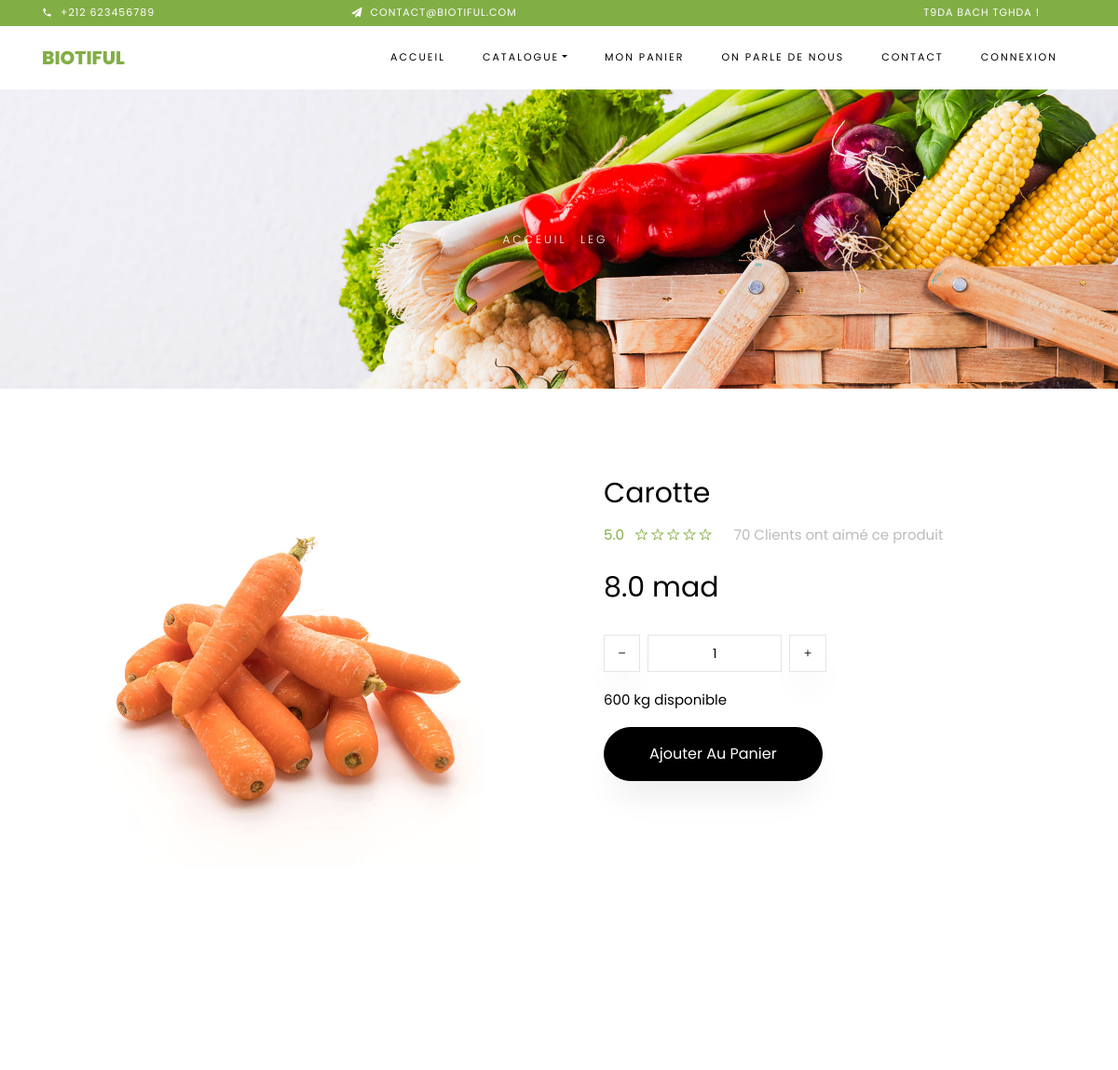
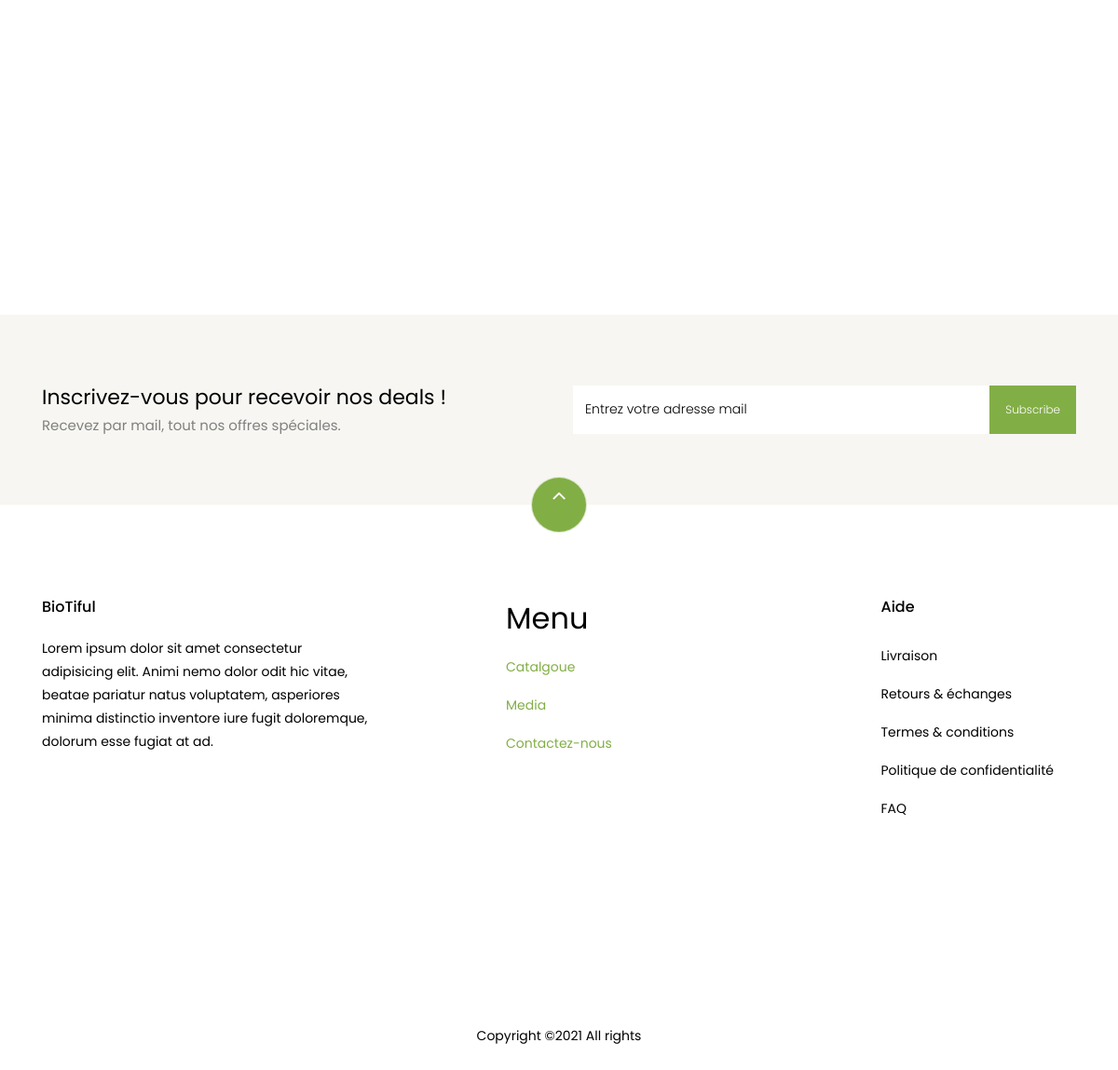
Screenshot of /product/produit_slug_1/ with the database file from the repository (2 pictures, top to bottom).
### mainApp/models.py (models this page shows, shortened)
class Item(models.Model):
    title = models.CharField(max_length=100)
    price = models.FloatField()
    slug = models.SlugField()
    discount_price = models.FloatField(blank=True, null=True)
    pic = models.ImageField(blank=True, null=True, upload_to='products')
    liked = models.IntegerField(default=0)
    cat = models.ForeignKey(Category, blank=True,default=None, on_delete = models.CASCADE)
    def get_add_to_cart_url(self):
        return reverse("mainApp:add_to_cart", kwargs={
            'slug':self.slug
        })

class Category(models.Model):
    name = models.CharField(choices=CATEGORY_CHOICES, max_length=5)
    date = models.DateTimeField(auto_now_add=True)
    def __str__(self):
        return self.name

### mainApp/views.py (the view)
# urls.py: path('product/<slug>/', ItemDetailView.as_view(), name='product'),
class ItemDetailView(DetailView):
    context_object_name = 'product'
    model = Item
    template_name = "shop/product.html"

### templates/shop/product.html (shortened to what this page needs)
{% extends 'base/base.html' %}
{% load static %}
{% block content %}
    <div class="hero-wrap hero-bread" style="background-image: url({% static 'images/bg_1.jpg' %});">
      <div class="container">
        <div class="row no-gutters slider-text align-items-center justify-content-center">
          <div class="col-md-9 ftco-animate text-center">
          	<p class="breadcrumbs"><span class="mr-2"><a href="{% url 'mainApp:home' %}">Acceuil</a></span> <span class="mr-2"><a href="#">{{ product.cat }}</a></span></p>
          </div>
        </div>
      </div>
    </div>
    <section class="ftco-section">
    	<div class="container">
    		<div class="row">
    			<div class="col-lg-6 mb-5 ftco-animate">
    				<a href="{{ product.pic.url }}" class="image-popup"><img src="{{ product.pic.url }}" class="img-fluid" alt="Colorlib Template"></a>
    			</div>
    			<div class="col-lg-6 product-details pl-md-5 ftco-animate">
    				<h3>{{ product.title }}</h3>
    				<div class="rating d-flex">
							<p class="text-left mr-4">
								<a href="#" class="mr-2">5.0</a>
								<a href="#"><span class="ion-ios-star-outline"></span></a>
								<a href="#"><span class="ion-ios-star-outline"></span></a>
								<a href="#"><span class="ion-ios-star-outline"></span></a>
								<a href="#"><span class="ion-ios-star-outline"></span></a>
								<a href="#"><span class="ion-ios-star-outline"></span></a>
							</p>
							<p class="text-left mr-4">
								<a href="#" class="mr-2" style="color: #000;"><span style="color: #bbb;">{{ product.liked }} Clients ont aimé ce produit</span></a>
							</p>
						</div>
    				<p class="price"><span>{{ product.price }} mad</span></p>
						<div class="row mt-4">
							<div class="input-group col-md-6 d-flex mb-3">
	             	<span class="input-group-btn mr-2">
	                	<button type="button" class="quantity-left-minus btn"  data-type="minus" data-field="">
	                   <i class="ion-ios-remove"></i>
	                	</button>
	            		</span>
	             	<input type="text" id="quantity" name="quantity" class="form-control input-number" value="1" min="1" max="100">
	             	<span class="input-group-btn ml-2">
	                	<button type="button" class="quantity-right-plus btn" data-type="plus" data-field="">
	                     <i class="ion-ios-add"></i>
	                 </button>
	             	</span>
	          	</div>
	          	<div class="col-md-12">
              <p style="color: #000;">600 kg disponible</p>
	          	</div>
          	</div>
          	<p><a href="{{ product.get_add_to_cart_url }}" class="btn btn-black py-3 px-5">Ajouter Au Panier</a></p>
    			</div>
    		</div>
    	</div>
    </section>
    <section class="ftco-section">
    	<div class="container">
				<div class="row justify-content-center mb-3 pb-3">
        </div>
    	</div>
    </section>
    <section class="ftco-section ftco-no-pt ftco-no-pb py-5 bg-light">
      <div class="container py-4">
        <div class="row d-flex justify-content-center py-5">
          <div class="col-md-6">
          	<h2 style="font-size: 22px;" class="mb-0">Inscrivez-vous pour recevoir nos deals !</h2>
          	<span>Recevez par mail, tout nos offres spéciales.</span>
          </div>
          <div class="col-md-6 d-flex align-items-center">
            <form action="#" class="subscribe-form">
              <div class="form-group d-flex">
                <input type="text" class="form-control" placeholder="Entrez votre adresse mail">
                <input type="submit" value="Subscribe" class="submit px-3">
              </div>
            </form>
          </div>
        </div>
      </div>
    </section>
{% endblock %}

### rows the page displays
Item: cat "LEG", pic (picture), title "Carotte", liked "70", price "8.0"
